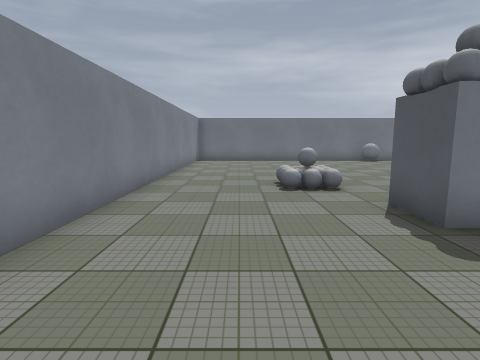
view 1 (above)

12 first-person views from a walk through a 3-D level made in the Godot game engine. The camera is 1.2 m above the floor, tilts 8° down and sees 80° across. The floor is counted in squares, 1 m on a side. Each view is taken from the middle of a square. On the plan, view 1 faces up. The plan holds only what a view shows up to about 13 squares ahead; the rest is blank. Some surface patterns are stand-ins.

view 2
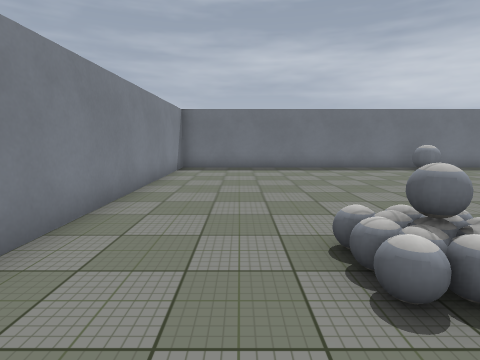

view 3
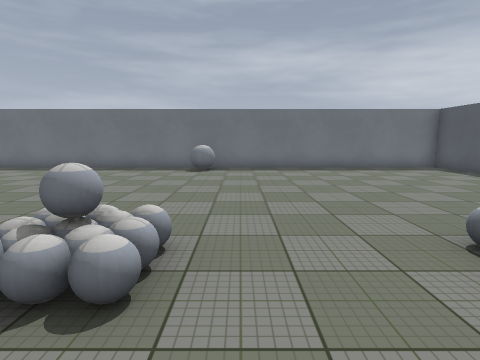

view 4
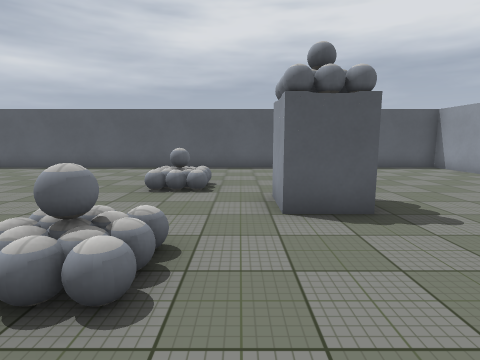

view 5
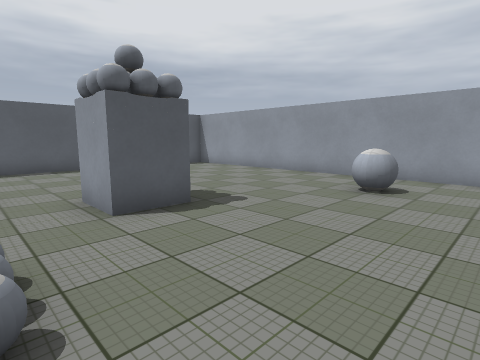

view 6
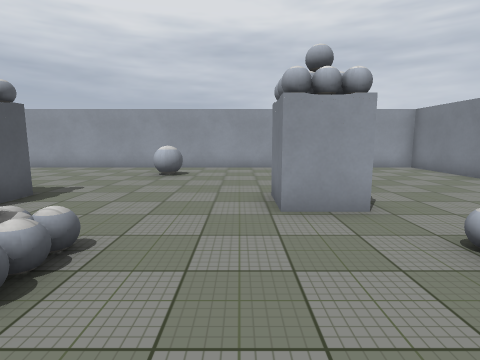

view 7
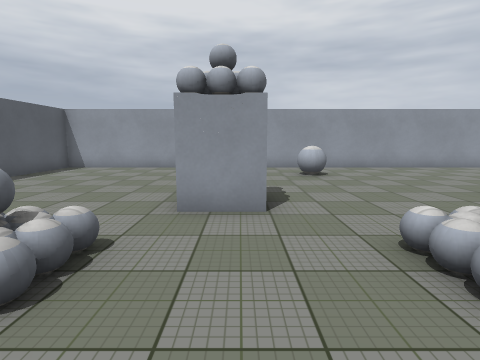

view 8
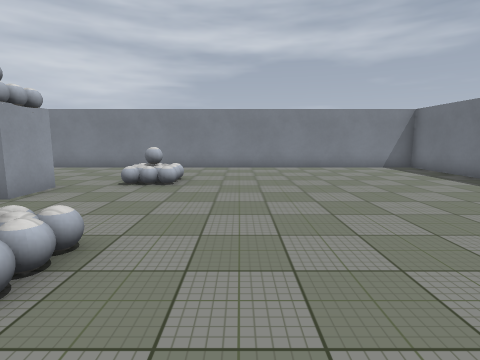

view 9
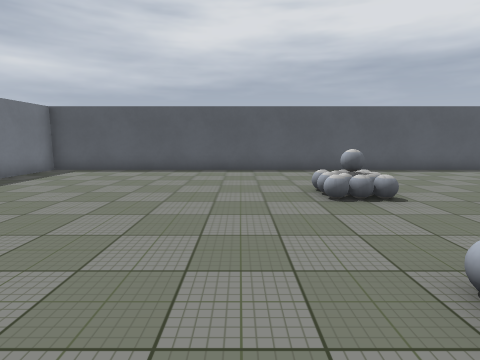

view 10
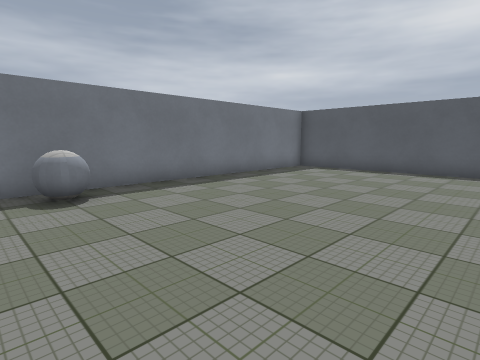

view 11
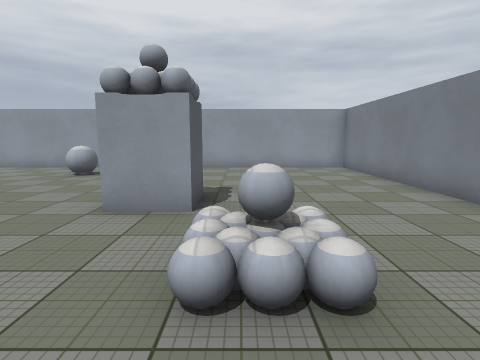

view 12
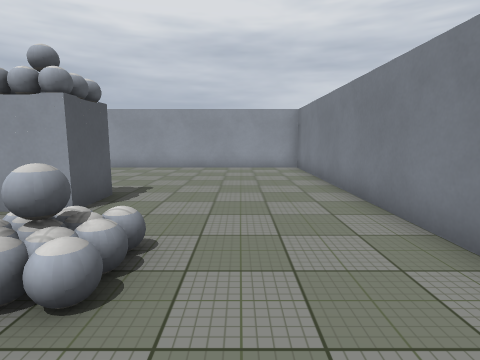

### Floor plan
Key: @ floor where view 1 was taken; # wall or solid block; . main floor; : floor 0.25 m higher than the main floor; = window, fence, low wall or low ledge; O other object.
Columns run from 3 left of view 1 to 18 right of it. Each row starts with its distance up from view 1.
 18 ######################
 17 #.........==.........#
 16 #.........=..........#
 15 #....................#
 14 #....................#
 13 #....................#
 12 #....................#
 11 #....................#
 10 #....................#
  9 #....................#
  8 #....O....==...::....#
  7 #....O....==...::....#
  6 #....................#
  5 #.....##.....##......#
  4 #.....##.....# ......#
  3 #....................#
  2 #....................#
  1 #....................#
  0 #..@......==.........#
 -1 #....................#
 -2 #....................#
 -3 ######################

Positions as (right, up) in squares from view 1, and headings:
1: (0, 0), facing up
2: (0, 5), facing up
3: (9, 5), facing up
4: (5, 6), facing right
5: (5, 7), facing down-right
6: (5, 10), facing down
7: (10, 10), facing down
8: (10, 10), facing left
9: (6, 10), facing right
10: (6, 10), facing up-right
11: (2, 10), facing down
12: (0, 10), facing down
